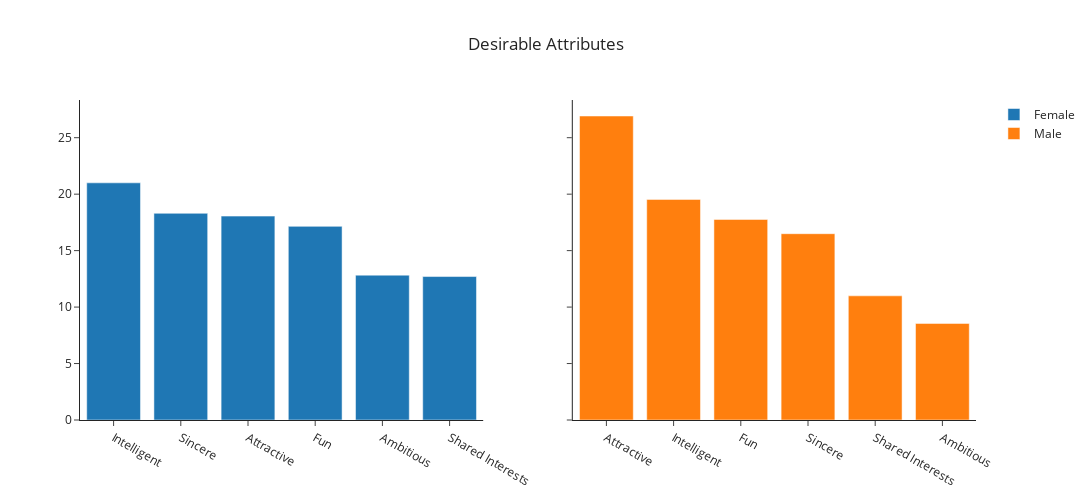

Source (notebook cell):
### Code cell
# Initialize the rows and columns of the plot

rows = 1
cols = 2
fig_attr_desirable = make_subplots(rows=rows, cols=cols, shared_yaxes=True)

row = 1
col = 1

# Add the traces to the plot

for gender in df_desirable_attr["Gender"].unique():
    df_filtered = df_desirable_attr[
        df_desirable_attr["Gender"] == gender].T.reset_index()
    df_filtered.columns = ["characteristics", "mean"]
    df_filtered = df_filtered.drop(0, axis=0).sort_values(
        by="mean", ascending=False
    )
    fig_attr_desirable.add_trace(
        go.Bar(
            x=df_filtered["characteristics"],
            y=df_filtered["mean"],
            name=gender,
        ),
        row=row,
        col=col,
    )
    row = 1
    col += 1


fig_attr_desirable.update_layout(
    title_text="Desirable Attributes",
    template="simple_white",
    width=1400,
    height=500,
    barmode="group",
)
fig_attr_desirable.update(layout=dict(title=dict(x=0.5)))
fig_attr_desirable.show()

### Figure 1 — Plotly figure (JSON) as saved in the notebook; plotly's stock layout.template omitted (floating-point values rounded to 4 significant figures)
{"data": [{"name": "Female", "type": "bar", "x": ["Intelligent", "Sincere", "Attractive", "Fun", "Ambitious", "Shared Interests"], "xaxis": "x", "y": [21.0, 18.31, 18.06, 17.15, 12.83, 12.7], "yaxis": "y"}, {"name": "Male", "type": "bar", "x": ["Attractive", "Intelligent", "Fun", "Sincere", "Shared Interests", "Ambitious"], "xaxis": "x2", "y": [26.92, 19.54, 17.76, 16.5, 11.0, 8.553], "yaxis": "y2"}], "layout": {"barmode": "group", "height": 500, "title": {"text": "Desirable Attributes", "x": 0.5}, "width": 1400, "xaxis": {"anchor": "y", "domain": [0, 0.45]}, "xaxis2": {"anchor": "y2", "domain": [0.55, 1]}, "yaxis": {"anchor": "x", "domain": [0, 1]}, "yaxis2": {"anchor": "x2", "domain": [0, 1], "matches": "y", "showticklabels": false}}}
